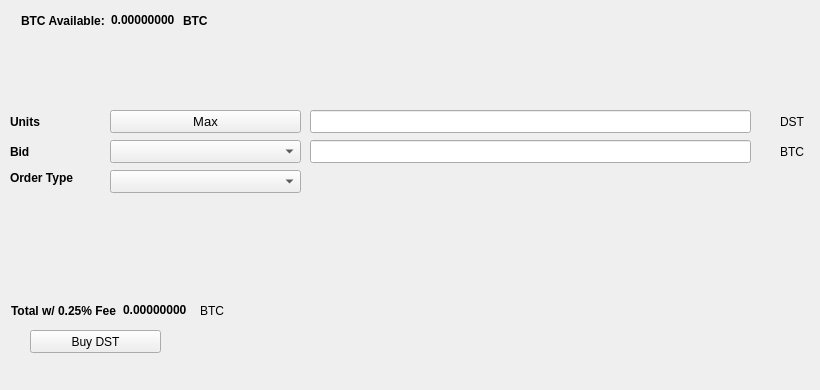
   <widget class="QWidget" name="BuyTab">
    <attribute name="title">
     <string>Buy</string>
    </attribute>
    <widget class="QPushButton" name="BuyPIV">
     <property name="geometry">
      <rect>
       <x>30</x>
       <y>330</y>
       <width>131</width>
       <height>23</height>
      </rect>
     </property>
     <property name="text">
      <string>Buy DST</string>
     </property>
     <property name="icon">
      <iconset resource="../ensurance.qrc">
       <normaloff>:/icons/bitcoin</normaloff>:/icons/bitcoin</iconset>
     </property>
    </widget>
    <widget class="QLabel" name="label_3">
     <property name="geometry">
      <rect>
       <x>10</x>
       <y>110</y>
       <width>46</width>
       <height>23</height>
      </rect>
     </property>
     <property name="font">
      <font>
       <weight>75</weight>
       <bold>true</bold>
      </font>
     </property>
     <property name="text">
      <string>Units</string>
     </property>
    </widget>
    <widget class="QLineEdit" name="UnitsInput">
     <property name="geometry">
      <rect>
       <x>310</x>
       <y>110</y>
       <width>441</width>
       <height>23</height>
      </rect>
     </property>
     <property name="font">
      <font>
       <pointsize>9</pointsize>
       <weight>75</weight>
       <bold>true</bold>
      </font>
     </property>
    </widget>
    <widget class="QLineEdit" name="BuyBidPriceEdit">
     <property name="geometry">
      <rect>
       <x>310</x>
       <y>140</y>
       <width>441</width>
       <height>23</height>
      </rect>
     </property>
     <property name="font">
      <font>
       <pointsize>9</pointsize>
       <weight>75</weight>
       <bold>true</bold>
      </font>
     </property>
    </widget>
    <widget class="QLabel" name="label_4">
     <property name="geometry">
      <rect>
       <x>780</x>
       <y>110</y>
       <width>31</width>
       <height>23</height>
      </rect>
     </property>
     <property name="text">
      <string>DST</string>
     </property>
    </widget>
    <widget class="QLabel" name="label_5">
     <property name="geometry">
      <rect>
       <x>780</x>
       <y>140</y>
       <width>31</width>
       <height>23</height>
      </rect>
     </property>
     <property name="text">
      <string>BTC</string>
     </property>
    </widget>
    <widget class="QLabel" name="label_6">
     <property name="geometry">
      <rect>
       <x>10</x>
       <y>140</y>
       <width>46</width>
       <height>23</height>
      </rect>
     </property>
     <property name="font">
      <font>
       <weight>75</weight>
       <bold>true</bold>
      </font>
     </property>
     <property name="text">
      <string>Bid</string>
     </property>
    </widget>
    <widget class="QLabel" name="label_7">
     <property name="geometry">
      <rect>
       <x>10</x>
       <y>170</y>
       <width>91</width>
       <height>16</height>
      </rect>
     </property>
     <property name="font">
      <font>
       <weight>75</weight>
       <bold>true</bold>
      </font>
     </property>
     <property name="text">
      <string>Order Type</string>
     </property>
    </widget>
    <widget class="QPushButton" name="Buy_Max_Amount">
     <property name="geometry">
      <rect>
       <x>110</x>
       <y>110</y>
       <width>191</width>
       <height>23</height>
      </rect>
     </property>
     <property name="font">
      <font>
       <pointsize>10</pointsize>
      </font>
     </property>
     <property name="text">
      <string>Max</string>
     </property>
    </widget>
    <widget class="QComboBox" name="BuyBidcomboBox">
     <property name="geometry">
      <rect>
       <x>110</x>
       <y>140</y>
       <width>191</width>
       <height>23</height>
      </rect>
     </property>
     <property name="font">
      <font>
       <pointsize>10</pointsize>
      </font>
     </property>
    </widget>
    <widget class="QComboBox" name="buyOrdertypeCombo">
     <property name="geometry">
      <rect>
       <x>110</x>
       <y>170</y>
       <width>191</width>
       <height>23</height>
      </rect>
     </property>
     <property name="font">
      <font>
       <pointsize>10</pointsize>
      </font>
     </property>
    </widget>
    <widget class="QWidget" name="layoutWidget1">
     <property name="geometry">
      <rect>
       <x>21</x>
       <y>11</y>
       <width>227</width>
       <height>19</height>
      </rect>
     </property>
     <layout class="QHBoxLayout" name="horizontalLayout_3">
      <item>
       <widget class="QLabel" name="label232">
        <property name="font">
         <font>
          <weight>75</weight>
          <bold>true</bold>
         </font>
        </property>
        <property name="text">
         <string>BTC Available:</string>
        </property>
       </widget>
      </item>
      <item>
       <widget class="QLabel" name="BtcAvailableLbl">
        <property name="palette">
         <palette>
          <active>
           <colorrole role="WindowText">
            <brush brushstyle="SolidPattern">
             <color alpha="255">
              <red>0</red>
              <green>0</green>
              <blue>0</blue>
             </color>
            </brush>
           </colorrole>
           <colorrole role="Button">
            <brush brushstyle="SolidPattern">
             <color alpha="255">
              <red>0</red>
              <green>170</green>
              <blue>0</blue>
             </color>
            </brush>
           </colorrole>
           <colorrole role="Light">
            <brush brushstyle="SolidPattern">
             <color alpha="255">
              <red>0</red>
              <green>255</green>
              <blue>0</blue>
             </color>
            </brush>
           </colorrole>
           <colorrole role="Midlight">
            <brush brushstyle="SolidPattern">
             <color alpha="255">
              <red>0</red>
              <green>212</green>
              <blue>0</blue>
             </color>
            </brush>
           </colorrole>
           <colorrole role="Dark">
            <brush brushstyle="SolidPattern">
             <color alpha="255">
              <red>0</red>
              <green>85</green>
              <blue>0</blue>
             </color>
            </brush>
           </colorrole>
           <colorrole role="Mid">
            <brush brushstyle="SolidPattern">
             <color alpha="255">
              <red>0</red>
              <green>113</green>
              <blue>0</blue>
             </color>
            </brush>
           </colorrole>
           <colorrole role="Text">
            <brush brushstyle="SolidPattern">
             <color alpha="255">
              <red>0</red>
              <green>170</green>
              <blue>0</blue>
             </color>
            </brush>
           </colorrole>
           <colorrole role="BrightText">
            <brush brushstyle="SolidPattern">
             <color alpha="255">
              <red>255</red>
              <green>255</green>
              <blue>255</blue>
             </color>
            </brush>
           </colorrole>
           <colorrole role="ButtonText">
            <brush brushstyle="SolidPattern">
             <color alpha="255">
              <red>0</red>
              <green>0</green>
              <blue>0</blue>
             </color>
            </brush>
           </colorrole>
           <colorrole role="Base">
            <brush brushstyle="SolidPattern">
             <color alpha="255">
              <red>255</red>
              <green>255</green>
              <blue>255</blue>
             </color>
            </brush>
           </colorrole>
           <colorrole role="Window">
            <brush brushstyle="SolidPattern">
             <color alpha="255">
              <red>0</red>
              <green>170</green>
              <blue>0</blue>
             </color>
            </brush>
           </colorrole>
           <colorrole role="Shadow">
            <brush brushstyle="SolidPattern">
             <color alpha="255">
              <red>0</red>
              <green>0</green>
              <blue>0</blue>
             </color>
            </brush>
           </colorrole>
           <colorrole role="AlternateBase">
            <brush brushstyle="SolidPattern">
             <color alpha="255">
              <red>127</red>
              <green>212</green>
              <blue>127</blue>
             </color>
            </brush>
           </colorrole>
           <colorrole role="ToolTipBase">
            <brush brushstyle="SolidPattern">
             <color alpha="255">
              <red>255</red>
              <green>255</green>
              <blue>220</blue>
             </color>
            </brush>
           </colorrole>
           <colorrole role="ToolTipText">
            <brush brushstyle="SolidPattern">
             <color alpha="255">
              <red>0</red>
              <green>0</green>
              <blue>0</blue>
             </color>
            </brush>
           </colorrole>
          </active>
          <inactive>
           <colorrole role="WindowText">
            <brush brushstyle="SolidPattern">
             <color alpha="255">
              <red>0</red>
              <green>0</green>
              <blue>0</blue>
             </color>
            </brush>
           </colorrole>
           <colorrole role="Button">
            <brush brushstyle="SolidPattern">
             <color alpha="255">
              <red>0</red>
              <green>170</green>
              <blue>0</blue>
             </color>
            </brush>
           </colorrole>
           <colorrole role="Light">
            <brush brushstyle="SolidPattern">
             <color alpha="255">
              <red>0</red>
              <green>255</green>
              <blue>0</blue>
             </color>
            </brush>
           </colorrole>
           <colorrole role="Midlight">
            <brush brushstyle="SolidPattern">
             <color alpha="255">
              <red>0</red>
              <green>212</green>
              <blue>0</blue>
             </color>
            </brush>
           </colorrole>
           <colorrole role="Dark">
            <brush brushstyle="SolidPattern">
             <color alpha="255">
              <red>0</red>
              <green>85</green>
              <blue>0</blue>
             </color>
            </brush>
           </colorrole>
           <colorrole role="Mid">
            <brush brushstyle="SolidPattern">
             <color alpha="255">
              <red>0</red>
              <green>113</green>
              <blue>0</blue>
             </color>
            </brush>
           </colorrole>
           <colorrole role="Text">
            <brush brushstyle="SolidPattern">
             <color alpha="255">
              <red>0</red>
              <green>170</green>
              <blue>0</blue>
             </color>
            </brush>
           </colorrole>
           <colorrole role="BrightText">
            <brush brushstyle="SolidPattern">
             <color alpha="255">
              <red>255</red>
              <green>255</green>
              <blue>255</blue>
             </color>
            </brush>
           </colorrole>
           <colorrole role="ButtonText">
            <brush brushstyle="SolidPattern">
             <color alpha="255">
              <red>0</red>
              <green>0</green>
              <blue>0</blue>
             </color>
            </brush>
           </colorrole>
           <colorrole role="Base">
            <brush brushstyle="SolidPattern">
             <color alpha="255">
              <red>255</red>
              <green>255</green>
              <blue>255</blue>
             </color>
            </brush>
           </colorrole>
           <colorrole role="Window">
            <brush brushstyle="SolidPattern">
             <color alpha="255">
              <red>0</red>
              <green>170</green>
              <blue>0</blue>
             </color>
            </brush>
           </colorrole>
           <colorrole role="Shadow">
            <brush brushstyle="SolidPattern">
             <color alpha="255">
              <red>0</red>
              <green>0</green>
              <blue>0</blue>
             </color>
            </brush>
           </colorrole>
           <colorrole role="AlternateBase">
            <brush brushstyle="SolidPattern">
             <color alpha="255">
              <red>127</red>
              <green>212</green>
              <blue>127</blue>
             </color>
            </brush>
           </colorrole>
           <colorrole role="ToolTipBase">
            <brush brushstyle="SolidPattern">
             <color alpha="255">
              <red>255</red>
              <green>255</green>
              <blue>220</blue>
             </color>
            </brush>
           </colorrole>
           <colorrole role="ToolTipText">
            <brush brushstyle="SolidPattern">
             <color alpha="255">
              <red>0</red>
              <green>0</green>
              <blue>0</blue>
             </color>
            </brush>
           </colorrole>
          </inactive>
          <disabled>
           <colorrole role="WindowText">
            <brush brushstyle="SolidPattern">
             <color alpha="255">
              <red>0</red>
              <green>85</green>
              <blue>0</blue>
             </color>
            </brush>
           </colorrole>
           <colorrole role="Button">
            <brush brushstyle="SolidPattern">
             <color alpha="255">
              <red>0</red>
              <green>170</green>
              <blue>0</blue>
             </color>
            </brush>
           </colorrole>
           <colorrole role="Light">
            <brush brushstyle="SolidPattern">
             <color alpha="255">
              <red>0</red>
              <green>255</green>
              <blue>0</blue>
             </color>
            </brush>
           </colorrole>
           <colorrole role="Midlight">
            <brush brushstyle="SolidPattern">
             <color alpha="255">
              <red>0</red>
              <green>212</green>
              <blue>0</blue>
             </color>
            </brush>
           </colorrole>
           <colorrole role="Dark">
            <brush brushstyle="SolidPattern">
             <color alpha="255">
              <red>0</red>
              <green>85</green>
              <blue>0</blue>
             </color>
            </brush>
           </colorrole>
           <colorrole role="Mid">
            <brush brushstyle="SolidPattern">
             <color alpha="255">
              <red>0</red>
              <green>113</green>
              <blue>0</blue>
             </color>
            </brush>
           </colorrole>
           <colorrole role="Text">
            <brush brushstyle="SolidPattern">
             <color alpha="255">
              <red>0</red>
              <green>85</green>
              <blue>0</blue>
             </color>
            </brush>
           </colorrole>
           <colorrole role="BrightText">
            <brush brushstyle="SolidPattern">
             <color alpha="255">
              <red>255</red>
              <green>255</green>
              <blue>255</blue>
             </color>
            </brush>
           </colorrole>
           <colorrole role="ButtonText">
            <brush brushstyle="SolidPattern">
             <color alpha="255">
              <red>0</red>
              <green>85</green>
              <blue>0</blue>
             </color>
            </brush>
           </colorrole>
           <colorrole role="Base">
            <brush brushstyle="SolidPattern">
             <color alpha="255">
              <red>0</red>
              <green>170</green>
              <blue>0</blue>
             </color>
            </brush>
           </colorrole>
           <colorrole role="Window">
            <brush brushstyle="SolidPattern">
             <color alpha="255">
              <red>0</red>
              <green>170</green>
              <blue>0</blue>
             </color>
            </brush>
           </colorrole>
           <colorrole role="Shadow">
            <brush brushstyle="SolidPattern">
             <color alpha="255">
              <red>0</red>
              <green>0</green>
              <blue>0</blue>
             </color>
            </brush>
           </colorrole>
           <colorrole role="AlternateBase">
            <brush brushstyle="SolidPattern">
             <color alpha="255">
              <red>0</red>
              <green>170</green>
              <blue>0</blue>
             </color>
            </brush>
           </colorrole>
           <colorrole role="ToolTipBase">
            <brush brushstyle="SolidPattern">
             <color alpha="255">
              <red>255</red>
              <green>255</green>
              <blue>220</blue>
             </color>
            </brush>
           </colorrole>
           <colorrole role="ToolTipText">
            <brush brushstyle="SolidPattern">
             <color alpha="255">
              <red>0</red>
              <green>0</green>
              <blue>0</blue>
             </color>
            </brush>
           </colorrole>
          </disabled>
         </palette>
        </property>
        <property name="font">
         <font>
          <weight>75</weight>
          <bold>true</bold>
         </font>
        </property>
        <property name="text">
         <string>0.00000000</string>
        </property>
        <property name="textInteractionFlags">
         <set>Qt::LinksAccessibleByMouse|Qt::TextSelectableByKeyboard|Qt::TextSelectableByMouse</set>
        </property>
       </widget>
      </item>
      <item>
       <widget class="QLabel" name="BtcAvailableLbl_2">
        <property name="font">
         <font>
          <weight>75</weight>
          <bold>true</bold>
         </font>
        </property>
        <property name="text">
         <string>BTC</string>
        </property>
       </widget>
      </item>
     </layout>
    </widget>
    <widget class="QWidget" name="layoutWidge2">
     <property name="geometry">
      <rect>
       <x>11</x>
       <y>301</y>
       <width>259</width>
       <height>19</height>
      </rect>
     </property>
     <layout class="QHBoxLayout" name="horizontalLayout_4">
      <item>
       <widget class="QLabel" name="label_9">
        <property name="font">
         <font>
          <weight>75</weight>
          <bold>true</bold>
         </font>
        </property>
        <property name="text">
         <string>Total w/ 0.25% Fee</string>
        </property>
       </widget>
      </item>
      <item>
       <widget class="QLabel" name="BuyCostLabel">
        <property name="palette">
         <palette>
          <active>
           <colorrole role="WindowText">
            <brush brushstyle="SolidPattern">
             <color alpha="255">
              <red>0</red>
              <green>0</green>
              <blue>0</blue>
             </color>
            </brush>
           </colorrole>
           <colorrole role="Button">
            <brush brushstyle="SolidPattern">
             <color alpha="255">
              <red>0</red>
              <green>170</green>
              <blue>0</blue>
             </color>
            </brush>
           </colorrole>
           <colorrole role="Light">
            <brush brushstyle="SolidPattern">
             <color alpha="255">
              <red>0</red>
              <green>255</green>
              <blue>0</blue>
             </color>
            </brush>
           </colorrole>
           <colorrole role="Midlight">
            <brush brushstyle="SolidPattern">
             <color alpha="255">
              <red>0</red>
              <green>212</green>
              <blue>0</blue>
             </color>
            </brush>
           </colorrole>
           <colorrole role="Dark">
            <brush brushstyle="SolidPattern">
             <color alpha="255">
              <red>0</red>
              <green>85</green>
              <blue>0</blue>
             </color>
            </brush>
           </colorrole>
           <colorrole role="Mid">
            <brush brushstyle="SolidPattern">
             <color alpha="255">
              <red>0</red>
              <green>113</green>
              <blue>0</blue>
             </color>
            </brush>
           </colorrole>
           <colorrole role="Text">
            <brush brushstyle="SolidPattern">
             <color alpha="255">
              <red>0</red>
              <green>170</green>
              <blue>0</blue>
             </color>
            </brush>
           </colorrole>
           <colorrole role="BrightText">
            <brush brushstyle="SolidPattern">
             <color alpha="255">
              <red>255</red>
              <green>255</green>
              <blue>255</blue>
             </color>
            </brush>
           </colorrole>
           <colorrole role="ButtonText">
            <brush brushstyle="SolidPattern">
             <color alpha="255">
              <red>0</red>
              <green>0</green>
              <blue>0</blue>
             </color>
            </brush>
           </colorrole>
           <colorrole role="Base">
            <brush brushstyle="SolidPattern">
             <color alpha="255">
              <red>255</red>
              <green>255</green>
              <blue>255</blue>
             </color>
            </brush>
           </colorrole>
           <colorrole role="Window">
            <brush brushstyle="SolidPattern">
             <color alpha="255">
              <red>0</red>
              <green>170</green>
              <blue>0</blue>
             </color>
            </brush>
           </colorrole>
           <colorrole role="Shadow">
            <brush brushstyle="SolidPattern">
             <color alpha="255">
              <red>0</red>
              <green>0</green>
              <blue>0</blue>
             </color>
            </brush>
           </colorrole>
           <colorrole role="AlternateBase">
            <brush brushstyle="SolidPattern">
             <color alpha="255">
              <red>127</red>
              <green>212</green>
              <blue>127</blue>
             </color>
            </brush>
           </colorrole>
           <colorrole role="ToolTipBase">
            <brush brushstyle="SolidPattern">
             <color alpha="255">
              <red>255</red>
              <green>255</green>
              <blue>220</blue>
             </color>
            </brush>
           </colorrole>
           <colorrole role="ToolTipText">
            <brush brushstyle="SolidPattern">
             <color alpha="255">
              <red>0</red>
              <green>0</green>
              <blue>0</blue>
             </color>
            </brush>
           </colorrole>
          </active>
          <inactive>
           <colorrole role="WindowText">
            <brush brushstyle="SolidPattern">
             <color alpha="255">
              <red>0</red>
              <green>0</green>
              <blue>0</blue>
             </color>
            </brush>
           </colorrole>
           <colorrole role="Button">
            <brush brushstyle="SolidPattern">
             <color alpha="255">
              <red>0</red>
              <green>170</green>
              <blue>0</blue>
             </color>
            </brush>
           </colorrole>
           <colorrole role="Light">
            <brush brushstyle="SolidPattern">
             <color alpha="255">
              <red>0</red>
              <green>255</green>
              <blue>0</blue>
             </color>
            </brush>
           </colorrole>
           <colorrole role="Midlight">
            <brush brushstyle="SolidPattern">
             <color alpha="255">
              <red>0</red>
              <green>212</green>
              <blue>0</blue>
             </color>
            </brush>
           </colorrole>
           <colorrole role="Dark">
            <brush brushstyle="SolidPattern">
             <color alpha="255">
              <red>0</red>
              <green>85</green>
              <blue>0</blue>
             </color>
            </brush>
           </colorrole>
           <colorrole role="Mid">
            <brush brushstyle="SolidPattern">
             <color alpha="255">
              <red>0</red>
              <green>113</green>
              <blue>0</blue>
             </color>
            </brush>
           </colorrole>
           <colorrole role="Text">
            <brush brushstyle="SolidPattern">
             <color alpha="255">
              <red>0</red>
              <green>170</green>
              <blue>0</blue>
             </color>
            </brush>
           </colorrole>
           <colorrole role="BrightText">
            <brush brushstyle="SolidPattern">
             <color alpha="255">
              <red>255</red>
              <green>255</green>
              <blue>255</blue>
             </color>
            </brush>
           </colorrole>
           <colorrole role="ButtonText">
            <brush brushstyle="SolidPattern">
             <color alpha="255">
              <red>0</red>
              <green>0</green>
              <blue>0</blue>
             </color>
            </brush>
           </colorrole>
           <colorrole role="Base">
            <brush brushstyle="SolidPattern">
             <color alpha="255">
              <red>255</red>
              <green>255</green>
              <blue>255</blue>
             </color>
            </brush>
           </colorrole>
           <colorrole role="Window">
            <brush brushstyle="SolidPattern">
             <color alpha="255">
              <red>0</red>
              <green>170</green>
              <blue>0</blue>
             </color>
            </brush>
           </colorrole>
           <colorrole role="Shadow">
            <brush brushstyle="SolidPattern">
             <color alpha="255">
              <red>0</red>
              <green>0</green>
              <blue>0</blue>
             </color>
            </brush>
           </colorrole>
           <colorrole role="AlternateBase">
            <brush brushstyle="SolidPattern">
             <color alpha="255">
              <red>127</red>
              <green>212</green>
              <blue>127</blue>
             </color>
            </brush>
           </colorrole>
           <colorrole role="ToolTipBase">
            <brush brushstyle="SolidPattern">
             <color alpha="255">
              <red>255</red>
              <green>255</green>
              <blue>220</blue>
             </color>
            </brush>
           </colorrole>
           <colorrole role="ToolTipText">
            <brush brushstyle="SolidPattern">
             <color alpha="255">
              <red>0</red>
              <green>0</green>
              <blue>0</blue>
             </color>
            </brush>
           </colorrole>
          </inactive>
          <disabled>
           <colorrole role="WindowText">
            <brush brushstyle="SolidPattern">
             <color alpha="255">
              <red>0</red>
              <green>85</green>
              <blue>0</blue>
             </color>
            </brush>
           </colorrole>
           <colorrole role="Button">
            <brush brushstyle="SolidPattern">
             <color alpha="255">
              <red>0</red>
              <green>170</green>
              <blue>0</blue>
             </color>
            </brush>
           </colorrole>
           <colorrole role="Light">
            <brush brushstyle="SolidPattern">
             <color alpha="255">
              <red>0</red>
              <green>255</green>
              <blue>0</blue>
             </color>
            </brush>
           </colorrole>
           <colorrole role="Midlight">
            <brush brushstyle="SolidPattern">
             <color alpha="255">
              <red>0</red>
              <green>212</green>
              <blue>0</blue>
             </color>
            </brush>
           </colorrole>
           <colorrole role="Dark">
            <brush brushstyle="SolidPattern">
             <color alpha="255">
              <red>0</red>
              <green>85</green>
              <blue>0</blue>
             </color>
            </brush>
           </colorrole>
           <colorrole role="Mid">
            <brush brushstyle="SolidPattern">
             <color alpha="255">
              <red>0</red>
              <green>113</green>
              <blue>0</blue>
             </color>
            </brush>
           </colorrole>
           <colorrole role="Text">
            <brush brushstyle="SolidPattern">
             <color alpha="255">
              <red>0</red>
              <green>85</green>
              <blue>0</blue>
             </color>
            </brush>
           </colorrole>
           <colorrole role="BrightText">
            <brush brushstyle="SolidPattern">
             <color alpha="255">
              <red>255</red>
              <green>255</green>
              <blue>255</blue>
             </color>
            </brush>
           </colorrole>
           <colorrole role="ButtonText">
            <brush brushstyle="SolidPattern">
             <color alpha="255">
              <red>0</red>
              <green>85</green>
              <blue>0</blue>
             </color>
            </brush>
           </colorrole>
           <colorrole role="Base">
            <brush brushstyle="SolidPattern">
             <color alpha="255">
              <red>0</red>
              <green>170</green>
              <blue>0</blue>
             </color>
            </brush>
           </colorrole>
           <colorrole role="Window">
            <brush brushstyle="SolidPattern">
             <color alpha="255">
              <red>0</red>
              <green>170</green>
              <blue>0</blue>
             </color>
            </brush>
           </colorrole>
           <colorrole role="Shadow">
            <brush brushstyle="SolidPattern">
             <color alpha="255">
              <red>0</red>
              <green>0</green>
              <blue>0</blue>
             </color>
            </brush>
           </colorrole>
           <colorrole role="AlternateBase">
            <brush brushstyle="SolidPattern">
             <color alpha="255">
              <red>0</red>
              <green>170</green>
              <blue>0</blue>
             </color>
            </brush>
           </colorrole>
           <colorrole role="ToolTipBase">
            <brush brushstyle="SolidPattern">
             <color alpha="255">
              <red>255</red>
              <green>255</green>
              <blue>220</blue>
             </color>
            </brush>
           </colorrole>
           <colorrole role="ToolTipText">
            <brush brushstyle="SolidPattern">
             <color alpha="255">
              <red>0</red>
              <green>0</green>
              <blue>0</blue>
             </color>
            </brush>
           </colorrole>
          </disabled>
         </palette>
        </property>
        <property name="font">
         <font>
          <weight>75</weight>
          <bold>true</bold>
         </font>
        </property>
        <property name="autoFillBackground">
         <bool>false</bool>
        </property>
        <property name="text">
         <string>0.00000000</string>
        </property>
        <property name="textInteractionFlags">
         <set>Qt::LinksAccessibleByMouse|Qt::TextSelectableByMouse</set>
        </property>
       </widget>
      </item>
      <item>
       <widget class="QLabel" name="label_10">
        <property name="font">
         <font>
          <weight>50</weight>
          <bold>false</bold>
         </font>
        </property>
        <property name="text">
         <string>BTC</string>
        </property>
       </widget>
      </item>
     </layout>
    </widget>
    <widget class="QLabel" name="label_24">
     <property name="geometry">
      <rect>
       <x>460</x>
       <y>300</y>
       <width>281</width>
       <height>81</height>
      </rect>
     </property>
     <property name="text">
      <string/>
     </property>
     <property name="pixmap">
      <pixmap>:/images/bittrex</pixmap>
     </property>
    </widget>
   </widget>
